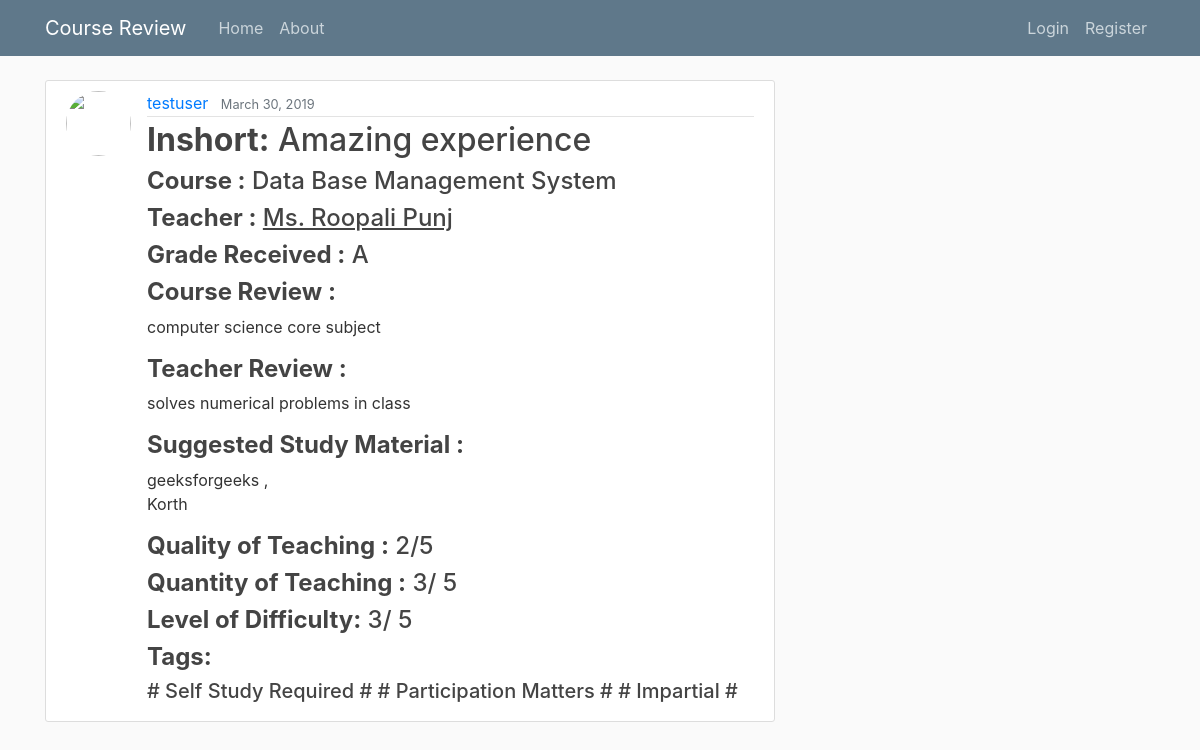
The app's page /post/55/ with its own data.
### blog/models.py (models this page shows, shortened)
class Post(models.Model):
	title = models.CharField(max_length=100)
	grade_received = models.CharField(max_length=15, default="Select Grade")
	course_review = models.TextField(default="---")
	teacher_review = models.TextField(default="---")
	study_material = models.TextField(default="---")
	quality_rating = models.IntegerField(default=5, validators=[MinValueValidator(0), MaxValueValidator(5)])
	quantity_rating = models.IntegerField(default=5, validators=[MinValueValidator(0), MaxValueValidator(5)])
	level_of_difficulty_rating = models.IntegerField(default=5, validators=[MinValueValidator(0), MaxValueValidator(5)])
	take_again = models.BooleanField(default=False)
	tough_grader = models.BooleanField(default=False)
	self_study_required = models.BooleanField(default=False)
	participation_matters = models.BooleanField(default=False)
	lot_of_assignment = models.BooleanField(default=False)
	accessible_outside_class = models.BooleanField(default=False)
	skip_class_you_dont_pass = models.BooleanField(default=False)
	impartial = models.BooleanField(default=False)
	test_heavy = models.BooleanField(default=False)
	amazing_lectures = models.BooleanField(default=False)
	lecture_heavy = models.BooleanField(default=False)
	date_posted = models.DateTimeField(default=timezone.now)
	author = models.ForeignKey(User, on_delete=models.CASCADE)
	teacher = models.ForeignKey(Teacher, on_delete=models.CASCADE)
	course = models.ForeignKey(Course, on_delete=models.CASCADE)

class Course(models.Model):
	course_name = models.CharField(max_length=100, default="")

class Teacher(models.Model):
	teacher_name = models.CharField(max_length=100, default="")
	quality = models.DecimalField(max_digits=20,decimal_places=2,default=Decimal('0.00'))
	quantity = models.DecimalField(max_digits=20,decimal_places=2,default=Decimal('0.00'))
	level_of_difficulty = models.DecimalField(max_digits=20,decimal_places=2,default=Decimal('0.00'))
	take_again = models.IntegerField(default=0)
	tough_grader = models.IntegerField(default=0)
	self_study_required = models.IntegerField(default=0)
	participation_matters = models.IntegerField(default=0)
	lot_of_assignment = models.IntegerField(default=0)
	accessible_outside_class = models.IntegerField(default=0)
	skip_class_you_dont_pass = models.IntegerField(default=0)
	impartial = models.IntegerField(default=0)
	test_heavy = models.IntegerField(default=0)
	amazing_lectures = models.IntegerField(default=0)
	lecture_heavy = models.IntegerField(default=0)
	total_reviews = models.IntegerField(default=0)

### blog/views.py (the view)
# urls.py: path('post/<int:pk>/', PostDetailView.as_view(), name='post-detail'),
class PostDetailView(DetailView):
	model = Post

### blog/templates/blog/post_detail.html (shortened to what this page needs)
{% extends "blog/base.html" %}
{% block content %}
	<article class="media content-section">
	  <img class="rounded-circle article-img" src="https://d1nhio0ox7pgb.cloudfront.net/_img/o_collection_png/green_dark_grey/256x256/plain/user.png">
	  <div class="media-body">
	    <div class="article-metadata">
	      <a class="mr-2" href="{% url 'user-posts' object.author.username %}">{{ object.author }}</a>
	      <small class="text-muted">{{ object.date_posted|date:"F d, Y" }}</small>
	    </div>
		    <h2 class="article-title"><b>Inshort:</b> {{ object.title }}</h2>
		    <div>
		    	<h4><b>Course :</b> {{ object.course.course_name }}</h4>
		    </div>
		    <div>
		    	<h4><b>Teacher :</b><a class="article-title " href="{% url 'teacher-detail' object.teacher.id %}"> <u>{{ object.teacher.teacher_name }}</u></a></h4>
		    </div>
		    <div>
		    	<h4><b>Grade Received :</b> {{ object.grade_received }}</h4>
		    </div>
		    <div>
			    <h4><b>Course Review :</b></h4>
			    <p class="article-content">{{ object.course_review }}</p>
		    </div>
		    <div>
		    	<h4><b>Teacher Review :</b></h4>
		    	<p class="article-content">{{ object.teacher_review }}</p>
		    </div>
		    <div>
		    	<h4><b>Suggested Study Material :</b></h4>
		    	<p class="article-content">{{ object.study_material }}</p>
		    </div>
		    <div>
		    	<h4><b>Quality of Teaching :</b> {{ object.quality_rating }}/5</h4>
		    </div>
		    <div>
		    	<h4><b>Quantity of Teaching :</b> {{ object.quantity_rating }}/ 5</h4>
		    </div>
		    <div>
		    	<h4><b>Level of Difficulty:</b> {{ object.level_of_difficulty_rating }}/ 5</h4>
		    </div>
		    <div>
		    	<h4><b>Tags:</b></h4>
		    	<h5>
		        {% if object.self_study_required == True %}
			      	# Self Study Required #
		        {% endif %}
		        {% if object.participation_matters == True %}
			      	# Participation Matters #
		        {% endif %}
		        {% if object.impartial == True %}
			      	# Impartial #
		        {% endif %}
		    	</h5>
	        </div>
	  </div>
	</article>
{% endblock content %}

### blog/static/blog/main.css (style rules this page uses)
body { background: #fafafa; color: #333333; margin-top: 5rem; }
h1, h2, h3, h4, h5, h6 { color: #444444; }
.content-section { background: #ffffff; padding: 10px 20px; border: 1px solid #dddddd; border-radius: 3px; margin-bottom: 20px; }
.article-title { color: #444444; }
.article-content { white-space: pre-line; }
.article-img { height: 65px; width: 65px; margin-right: 16px; }
.article-metadata { padding-bottom: 1px; margin-bottom: 4px; border-bottom: 1px solid #e3e3e3 }

### records on screen
Post: author "testuser", date_posted "March 30, 2019", title "Amazing experience", course.course_name "Data Base Management System", teacher.teacher_name "Ms. Roopali Punj", grade_received "A", course_review "computer science core subject", teacher_review "solves numerical problems in class", study_material "geeksforgeeks , Korth", quality_rating "2", quantity_rating "3", level_of_difficulty_rating "3"
